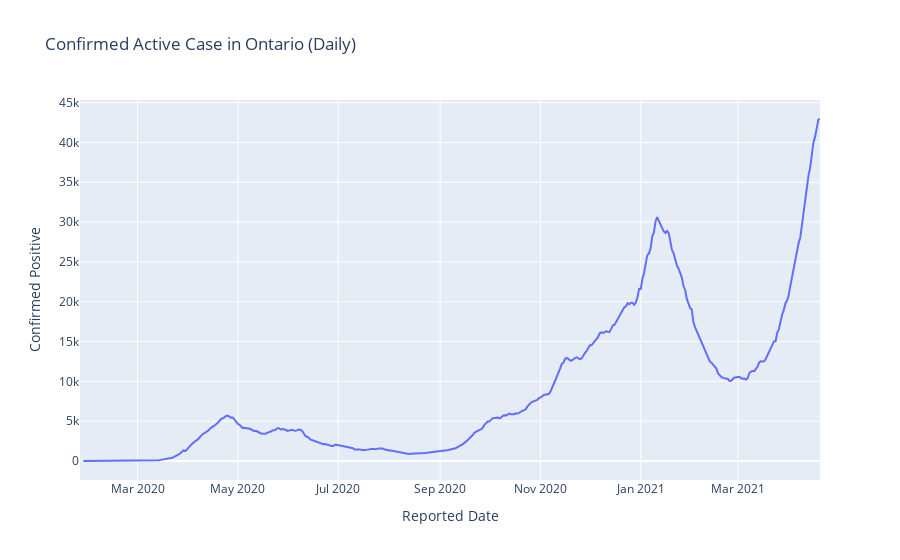

The notebook cell this image was saved under:
### Markdown cell above
### Confirmed Active Cases by Day in Ontario

### Code cell
fig = px.line(df, x="Reported Date", y="Confirmed Positive", title="Confirmed Active Case in Ontario (Daily)")
fig.show()

### Figure 1 — Plotly figure (JSON) as saved in the notebook; plotly's stock layout.template omitted (floating-point values rounded to 4 significant figures; data arrays with more than 128 entries replaced by an {"elided": "..."} marker saying what was removed)
{"data": [{"hovertemplate": "Reported Date=%{x}<br>Confirmed Positive=%{y}<extra></extra>", "legendgroup": "", "line": {"color": "#636efa", "dash": "solid"}, "mode": "lines", "name": "", "orientation": "v", "showlegend": false, "type": "scatter", "x": {"elided": "440 str values"}, "xaxis": "x", "y": {"elided": "440 int values"}, "yaxis": "y"}], "layout": {"legend": {"tracegroupgap": 0}, "title": {"text": "Confirmed Active Case in Ontario (Daily)"}, "xaxis": {"anchor": "y", "domain": [0, 1], "title": {"text": "Reported Date"}}, "yaxis": {"anchor": "x", "domain": [0, 1], "title": {"text": "Confirmed Positive"}}}}
